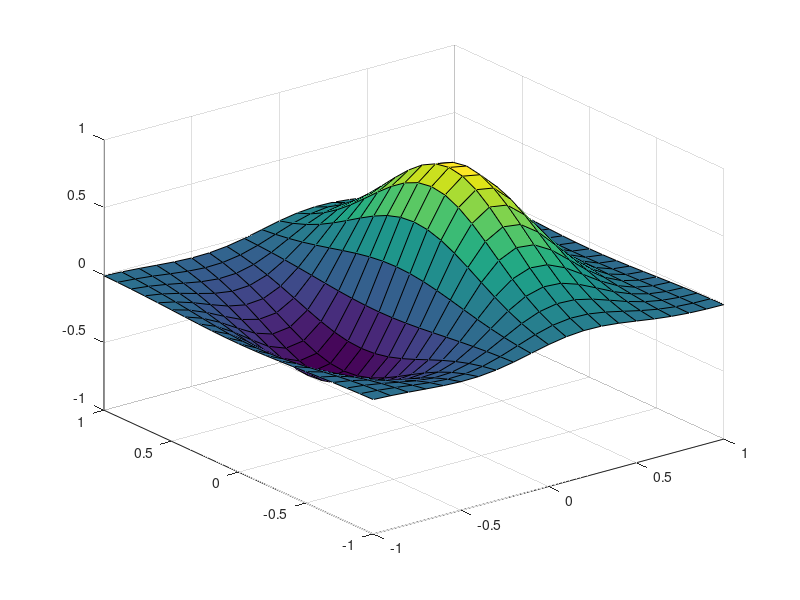

MATLAB code for this plot: (Note: this script raises an error after producing the figure.)
f=@(x,y) (10.^-((x.^2)+y.^2)).*cos(pi.*x-pi./3); % Make up an interesting function
col=0; % initialize column loop counter
for x=-1.0:0.1:1 % loop over all the columns
 col=col+1;
 row=0; % initialize row loop counter
 for y=-1:0.1:1 % loop over all the rows
 row=row+1;
 XX(row,col)=x; % array storing the x-coord at each grid point
 YY(row,col)=y; % array storing the Y-coord at each grid point
 ZZ(row,col)=f(x,y); % array storing the value of the function
 end
end
surf(XX,YY,ZZ);


[Gx,Gy]=gradient(XX,YY,f);
figure(2);
quiver(XX,YY,Gx,Gy);
hold on;
contour(XX,YY,ZZ);
axis equal;
